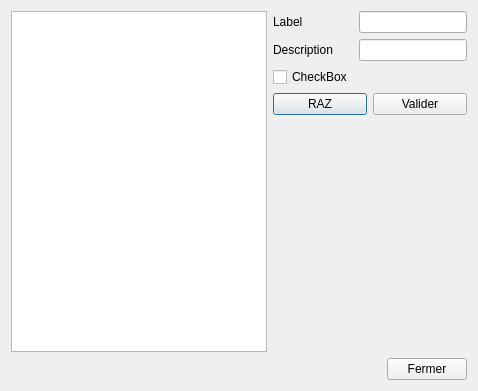
<?xml version="1.0" encoding="UTF-8"?>
<ui version="4.0">
 <class>ManageDialog</class>
 <widget class="QDialog" name="ManageDialog">
  <property name="geometry">
   <rect>
    <x>0</x>
    <y>0</y>
    <width>478</width>
    <height>391</height>
   </rect>
  </property>
  <property name="windowTitle">
   <string>Dialog</string>
  </property>
  <layout class="QVBoxLayout" name="verticalLayout">
   <item>
    <layout class="QHBoxLayout" name="horizontalLayout_2">
     <item>
      <widget class="QListView" name="alertsListView"/>
     </item>
     <item>
      <layout class="QFormLayout" name="formLayout">
       <item row="0" column="0">
        <widget class="QLabel" name="nameLabel">
         <property name="text">
          <string>Label</string>
         </property>
        </widget>
       </item>
       <item row="0" column="1">
        <widget class="QLineEdit" name="labelEdit"/>
       </item>
       <item row="1" column="0">
        <widget class="QLabel" name="descriptionLabel">
         <property name="text">
          <string>Description</string>
         </property>
        </widget>
       </item>
       <item row="1" column="1">
        <widget class="QLineEdit" name="descriptionEdit"/>
       </item>
       <item row="2" column="0">
        <widget class="QCheckBox" name="repetitiveCheckbox">
         <property name="text">
          <string>CheckBox</string>
         </property>
        </widget>
       </item>
       <item row="3" column="0" colspan="2">
        <layout class="QHBoxLayout" name="horizontalLayout">
         <item>
          <widget class="QPushButton" name="resetButton">
           <property name="text">
            <string>RAZ</string>
           </property>
          </widget>
         </item>
         <item>
          <widget class="QPushButton" name="updateButton">
           <property name="text">
            <string>Valider</string>
           </property>
          </widget>
         </item>
        </layout>
       </item>
      </layout>
     </item>
    </layout>
   </item>
   <item>
    <layout class="QHBoxLayout" name="horizontalLayout_3">
     <item>
      <spacer name="horizontalSpacer">
       <property name="orientation">
        <enum>Qt::Horizontal</enum>
       </property>
       <property name="sizeHint" stdset="0">
        <size>
         <width>40</width>
         <height>20</height>
        </size>
       </property>
      </spacer>
     </item>
     <item>
      <widget class="QPushButton" name="closeButton">
       <property name="text">
        <string>Fermer</string>
       </property>
      </widget>
     </item>
    </layout>
   </item>
  </layout>
 </widget>
 <resources/>
 <connections/>
</ui>
